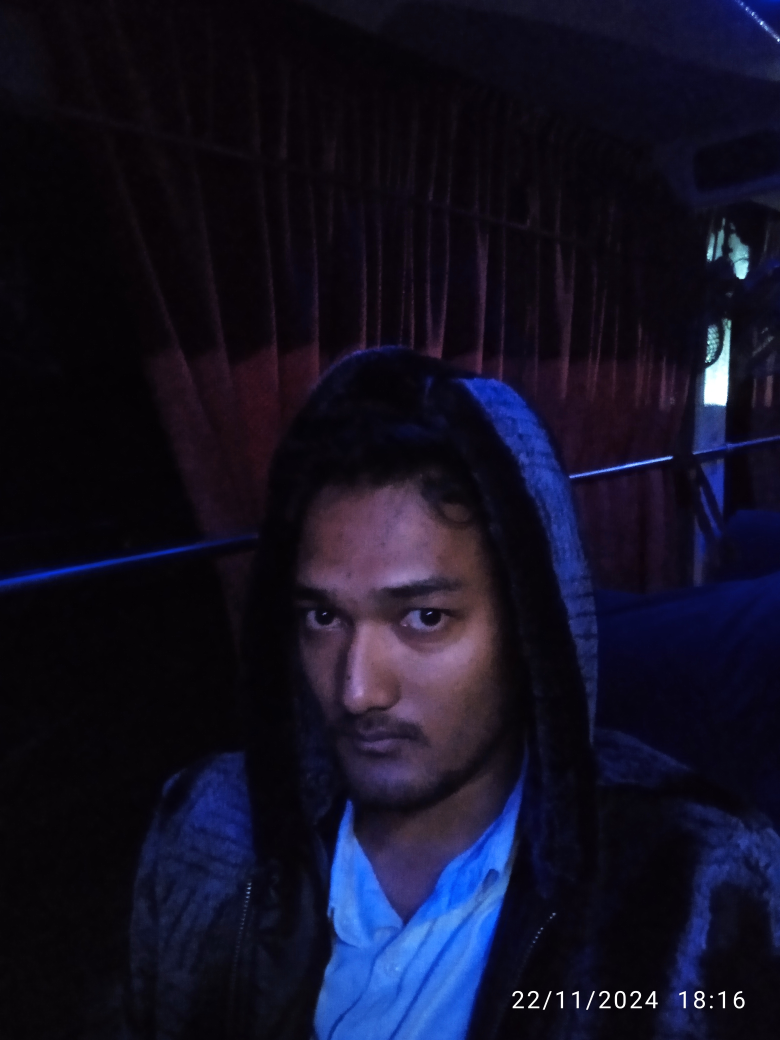
#> input picture shlokpal.jpg, 3120 x 4160 px (shown at 1/4 size)
$ python project.py shlokpal.jpg
#> lines starting #> are read from the running program, lines starting #| are printed output that depends on the picture; after the words box and inside, x2 and y2 are one past the last pixel; in counts of white or black regions, pixels touching at a corner belong together
### technique.py
import sys
def options(n):
    """returns the chosen Image Enhancement Technique"""
    count = 0
    while True:
        try:
            prompt = input(f"Select any one Image Enhancement Technique [1-{n}]: ")
            option = int(prompt)
        except ValueError:
            count = count + 1
            if (prompt.lower() == "quit"):
                sys.exit("Exiting with quit...")
            if (count > 10):
                sys.exit("Exiting for inapprpriate response...")
        else:
            if (1 <= option <= n): return option
            else:
                count = count + 1
            if (3 < count <= 10):
                print("\nYou can enter 'quit' to exit\n")
            if (count > 10):
                sys.exit("Exiting for inapprpriate response...")

### glevel_transforms.py
from PIL import Image, ImageOps
import matplotlib.pyplot as plt
import numpy
import technique

def threshold(img):
    """Thresholding Function"""
    count = 0
    while True:
        try:
            T = int(input("Enter threshold [0-255] :"))
        except ValueError:
            count = count + 1
        else:
            if (0 <= T <= 255):
                img = img.point(lambda x: 255 if x > T else 0)
                return img
            if (count > 10):
                print("\nYou can enter 'quit' to exit\n")
            if (count > 15):
                threshold(img)


def negative(img):
    """negative of an image with intensity levels in the range [0,255]"""
    return ImageOps.invert(img)
# [63 lines left out: functions intensity_slicing, bit_plane_slicing, histogram_processing, display_hist, not called in this run]

def equalize_hist(img):
    img = ImageOps.equalize(img)
    return img

### project.py
from PIL import Image, ImageOps, ImageFilter,ImageShow, UnidentifiedImageError
import glevel_transforms, technique, spatial_filters, image_interpolations
import sys, os
from fortune import fortune

def main() :

    if (len(sys.argv) == 2) :
        try:
            img = Image.open(sys.argv[1])
#> img is the input picture: PIL image 3120x4160 RGB; mean R, G, B 19.1, 17.2, 35.8
        except FileNotFoundError:
            sys.exit(f"The file {sys.argv[1]}  does not exists.")
        except UnidentifiedImageError:
            sys.exit(f"The file {sys.argv[1]} cannot be identified as an image file.")

    elif (len(sys.argv) == 1):
        try:
            file = input("Enter the path to your image: ")
            img = Image.open(file)
        except FileNotFoundError:
            sys.exit(f"The file {sys.argv[1]}  does not exists.")
        except UnidentifiedImageError:
            sys.exit(f"The file {sys.argv[1]} cannot be identified as an image file.")
    else:
        sys.exit("Usage : python project.py <image>")


    img = img.convert("L")
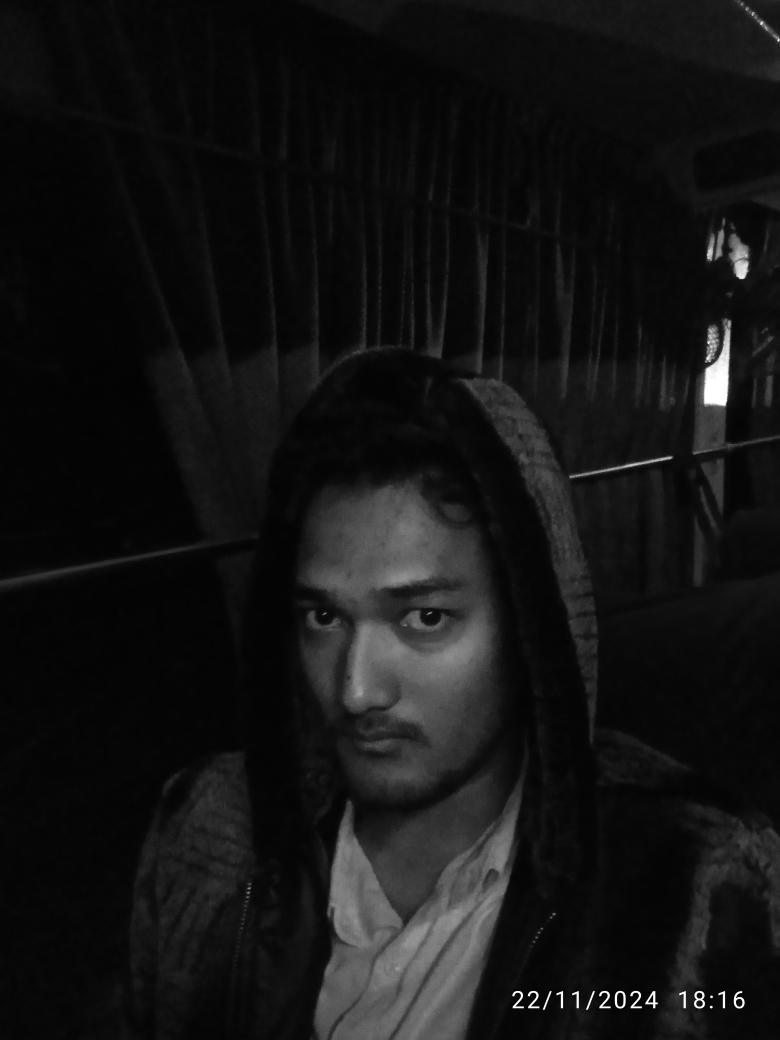
#> img: PIL image 3120x4160 L (shown at 1/4 size); min 1, max 255, mean 19.9
    enhance(img)

    prompt = input("Do you want to continue? [Y/n] : ")
    if (prompt.lower() == 'yes' or prompt.lower() == 'y'):
       enhance(img)

    print(fortune())

def enhance(img):
    print("PILLOW IMAGE ENHANCER : PIE")
    print("\n1.Some Basic Gray Level Transformations")
    print("2.Some Basic Spatial Filters")
    print("3.Some Basic Image Interpolation Techniques")
    print("\nEnter 'quit' to exit")

    option = technique.options(3)
#> the loop in options, `while True:` made 3 passes; the answer given on pass 1: shlokpal.jpg
    if (option == 1): result = glevel_transform(img)
#> the loop in options, `while True:` made 1 pass; the answer given on pass 1: 1
#> the loop in threshold, `while True:` made 1 pass; the answer given on pass 1: 100
#> pass 1, in threshold, `img = img.point(lambda x: 255 if x > T else 0)`:
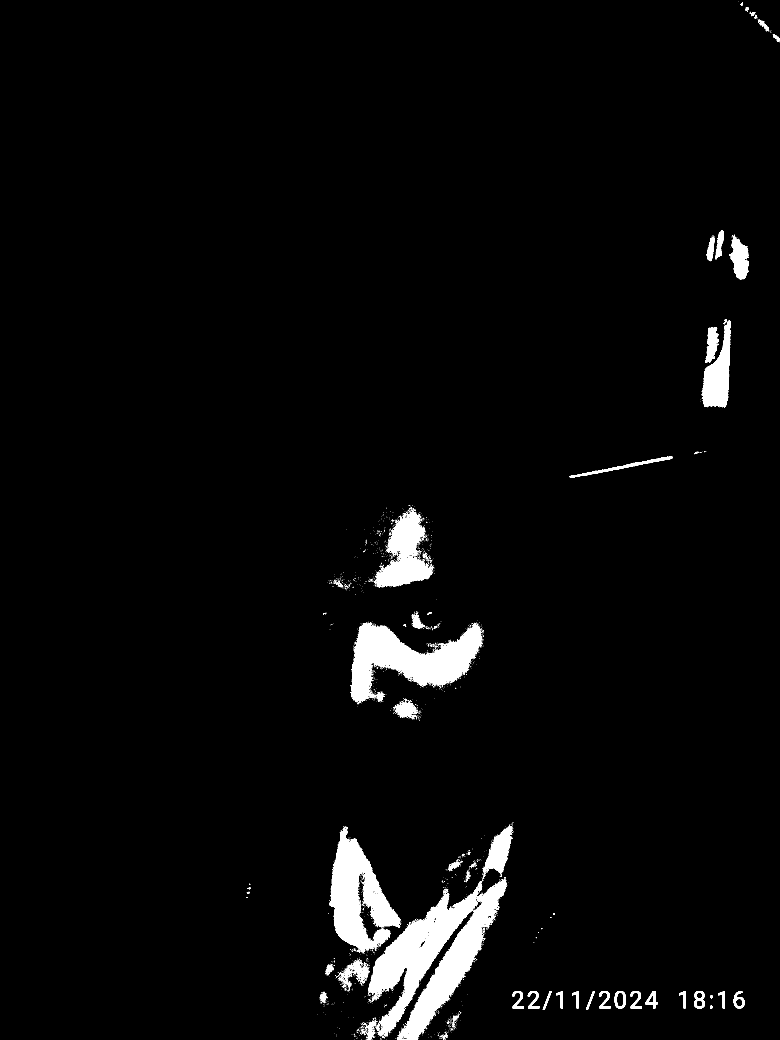
#> img: PIL image 3120x4160 L (shown at 1/4 size); 3% white; 3801 white regions (3699 under 20 px), largest, box (x1, y1, x2, y2) and area: (1403, 2492, 1929, 2817) 75575, (1472, 3548, 1927, 4145) 72889, (1317, 3307, 1603, 3813) 64806
#> after the loop in threshold, `while True:`: count = 0
    elif (option == 2): result = spatial_filter(img)
    else: result = image_interpolation(img)


    if (result != None):
        try:
            os.mkdir("output")
        except FileExistsError:
            pass

        count = 0
        while True:
            try:
                filename = input("Enter the name of filename to be saved : ")
                filename = "output/" + filename
                print("Saving the processed image...")
                result.save(filename)
            except OSError:
                print("The file could not be written. The file may have been created, and may contain partial data")
                count = count + 1
                if (count > 3):
                    sys.exit("Exiting with inappropriate filename...")
            except ValueError:
                print("The output format could not be determined from the file name")
                print("Please try again")
                count = count + 1
                if (count > 3):
                    sys.exit("Exiting with inappropriate filename...")
            else:
                return
#> this loop made 1 pass; the answer given on pass 1: out.png
#> after the loop, count = 0

def glevel_transform(img):
    """Some Gray Level Transformations"""
    print("1.Thresholding\n2.Digital Negative\n3.Intensity Level Slicig\n4.Bit Plane Slicing\n5.Histogram Processing")
    print("\nEnter 'quit' to exit")
    option = technique.options(5)
    match(option):
        case 1: result = glevel_transforms.threshold(img)
        case 2: result = glevel_transforms.negative(img)
        case 3: result = glevel_transforms.intensity_slicing(img)
        case 4: result = glevel_transforms.bit_plane_slicing(img)
        case 5: result = glevel_transforms.histogram_processing(img)
    return result
def spatial_filter(img):
    """Some Basic Spatial Filters"""
    print("1.Box Filter\n2.Gaussian Filter\n3.Median Filter\n4.Unsharp Masking")
    print("\nEnter 'quit' to exit")
    option = technique.options(3)
    match(option):
        case 1: result = spatial_filters.box_filter(img)
        case 2: result = spatial_filters.gaussian_filter(img)
        case 3: result = spatial_filters.median_filter(img)
        case 4: result = spatial_filters.unsharp_masking(img)
    return result
def image_interpolation(img):
    """Some Basic Image Interpolation Techniques"""
    print("1.Nearest Neighborhood Interpolation\2.Bilinear Interpolation\3.Bicubic Interpolation")
    print("\nEnter 'quit' to exit")
    option = technique.options(3)
    width, height = interpolate.options()
    match(option):
        case 1: result = image_interpolations.neighbor(img, width, height)
        case 2: result = image_interpolations.bilinear(img, width, height)
        case 3: result = image_interpolations.bicubic(img, width, height)
    return result

if __name__ == "__main__" :
#> (the run stopped early here; a loop or call above may not have finished)
